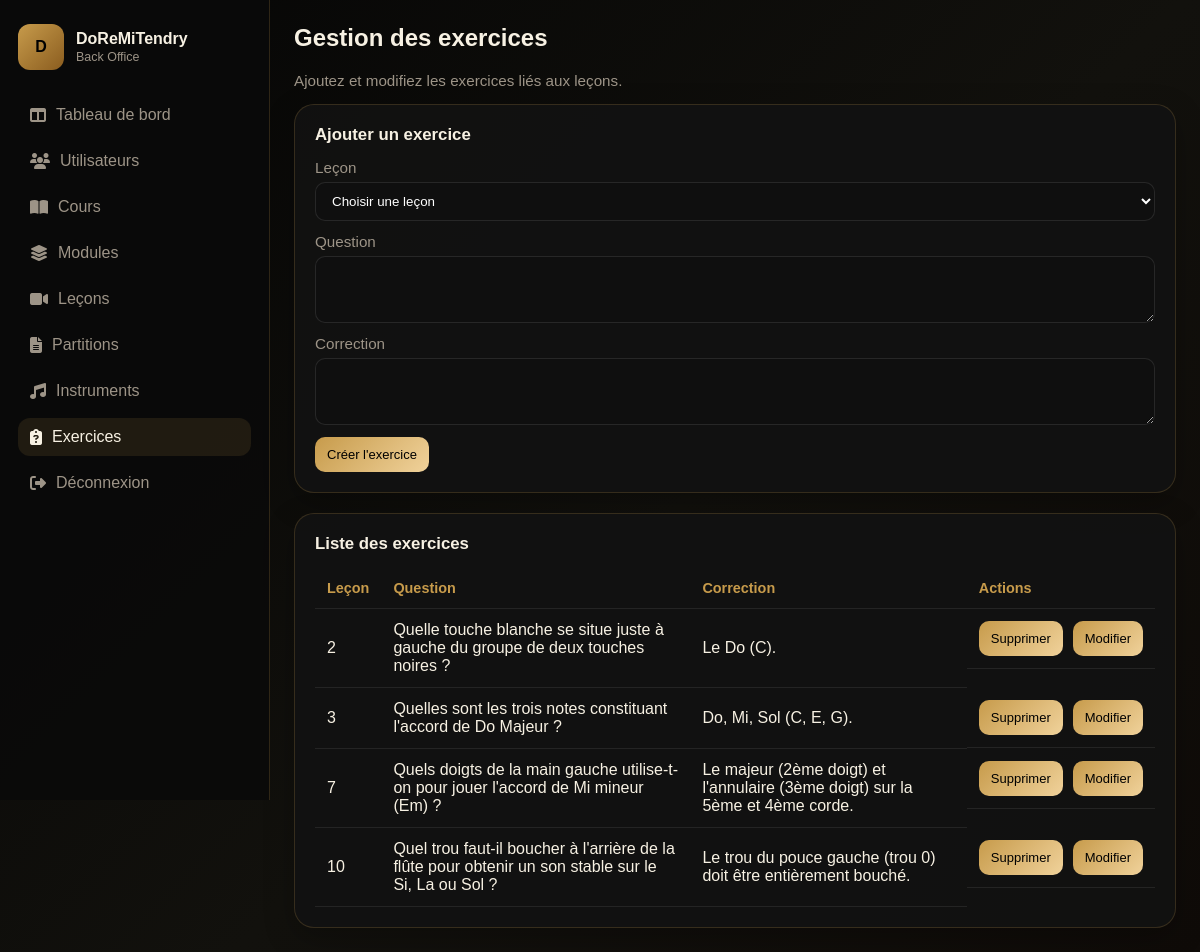
The page /admin/exercices.php (signed in) on the database its author committed.
### tables this page shows
CREATE TABLE IF NOT EXISTS exercices (
  id INT AUTO_INCREMENT PRIMARY KEY,
  lecon_id INT NOT NULL,
  question TEXT NOT NULL,
  correction TEXT,
  FOREIGN KEY (lecon_id) REFERENCES lecons(id)
);

### config/gestion/exercice.php (called while the page is built, shortened)
<?php
class exercice
{
    private PDO $db;
    public function __construct($db)
    {
        $this->db = $db;
    }
    public function getAll(): array
    {
        $sql = 'SELECT * FROM exercices';
        return $this->db->query($sql)->fetchAll(PDO::FETCH_ASSOC);
    }
}
?>

### admin/exercices.php (the view, shortened to what this page needs)
<?php
require_once __DIR__ . '/../config/db.php';
require_once __DIR__ . '/../config/gestion/exercice.php';
$ex = new exercice($pdo);
$editEx = null;
$exercices = $ex->getAll();
?>
<!DOCTYPE html>
<html lang="fr">
<head>
  <link rel="stylesheet" href="admin.css" />
  <link rel="stylesheet" href="https://cdnjs.cloudflare.com/ajax/libs/font-awesome/6.7.2/css/all.min.css" />
</head>
<body>
  <div class="app-shell">
    <aside class="sidebar">
      <div class="brand">
        <div class="brand-mark">D</div>
        <div>
          <h1>DoReMiTendry</h1>
          <p>Back Office</p>
        </div>
      </div>
      <nav>
        <a href="dashboard.php"><i class="fa-solid fa-table-columns"></i> Tableau de bord</a>
        <a href="users.php"><i class="fa-solid fa-users"></i> Utilisateurs</a>
        <a href="courses.php"><i class="fa-solid fa-book-open"></i> Cours</a>
        <a href="modules.php"><i class="fa-solid fa-layer-group"></i> Modules</a>
        <a href="lecons.php"><i class="fa-solid fa-video"></i> Leçons</a>
        <a href="partitions.php"><i class="fa-solid fa-file-lines"></i> Partitions</a>
        <a href="instruments.php"><i class="fa-solid fa-music"></i> Instruments</a>
        <a href="exercices.php" class="active"><i class="fa-solid fa-clipboard-question"></i> Exercices</a>
        <a href="logout.php"><i class="fa-solid fa-right-from-bracket"></i> Déconnexion</a>
      </nav>
    </aside>
    <main class="main">
      <h2 style="margin-top:0;">Gestion des exercices</h2>
      <p class="muted">Ajoutez et modifiez les exercices liés aux leçons.</p>
      <section class="card" style="margin-bottom:20px;">
        <div class="section-title">
          <h3><?= $editEx ? 'Modifier l\'exercice' : 'Ajouter un exercice' ?></h3>
        </div>
        <form method="post">
          <div class="form-group">
            <label>Leçon</label>
            <select name="lecon_id" required>
              <option value="">Choisir une leçon</option>
            </select>
          </div>
          <div class="form-group">
            <label>Question</label>
            <textarea name="question" rows="3" required><?= htmlspecialchars($editEx['question'] ?? '') ?></textarea>
          </div>
          <div class="form-group">
            <label>Correction</label>
            <textarea name="correction" rows="3"><?= htmlspecialchars($editEx['correction'] ?? '') ?></textarea>
          </div>
          <button class="btn btn-gold" type="submit">
            <?= $editEx ? 'Enregistrer les modifications' : 'Créer l\'exercice' ?>
          </button>
        </form>
      </section>
      <section class="card">
        <div class="section-title">
          <h3>Liste des exercices</h3>
        </div>
        <table class="table">
          <thead>
            <tr>
              <th>Leçon</th>
              <th>Question</th>
              <th>Correction</th>
              <th>Actions</th>
            </tr>
          </thead>
          <tbody>
            <?php foreach ($exercices as $item): ?>
              <tr>
                <td><?= htmlspecialchars($item['lecon_id'] ?? '') ?></td>
                <td><?= htmlspecialchars($item['question'] ?? '') ?></td>
                <td><?= htmlspecialchars($item['correction'] ?? '') ?></td>
                <td class="action-btn">
                  <form method="POST" style="display:inline;">
                    <input type="submit" name="suppr" value="Supprimer" class="btn btn-gold" onclick="return confirm('Confirmer la suppression ?')">
                  </form>
                  <a href="exercices.php?id=<?= $item['id'] ?>" class="btn btn-gold">Modifier</a>
                </td>
              </tr>
            <?php endforeach; ?>
          </tbody>
        </table>
      </section>
    </main>
  </div>
</body>
</html>

### admin/admin.css (style rules this page uses)
:root { --bg: #060606; --panel: #121212; --panel-2: #171717; --text: #f7f1e3; --muted: #9d9487; --gold: #c79b4b; --gold-deep: #8b5d1f; --border: rgba(199, 155, 75, 0.2); }
* { box-sizing: border-box; }
body { margin: 0; font-family: 'Poppins', sans-serif; background: linear-gradient(135deg, #050505, #12110d 55%, #0f0b08); color: var(--text); }
a { text-decoration: none; color: inherit; }
.app-shell { display:flex; min-height:100vh; }
.sidebar { width: 270px; background: rgba(10,10,10,.96); border-right:1px solid var(--border); padding:24px 18px; display:flex; flex-direction:column; gap:20px; position:sticky; top:0; height:100vh; }
.brand { display:flex; align-items:center; gap:12px; }
.brand-mark { width:46px; height:46px; border-radius:12px; background:linear-gradient(135deg, var(--gold), var(--gold-deep)); color:#000; display:grid; place-items:center; font-weight:700; }
.brand h1 { font-size:1rem; margin:0; }
.brand p { margin:2px 0 0; color:var(--muted); font-size:.78rem; }
.sidebar nav { display:flex; flex-direction:column; gap:8px; margin-top:6px; }
.sidebar a { display:flex; align-items:center; gap:10px; padding:10px 12px; border-radius:12px; color:var(--muted); transition:.2s ease; }
.sidebar a:hover, .sidebar a.active { background:rgba(199,155,75,.12); color:var(--text); }
.main { flex:1; padding:24px; }
.hero, .card, .stat-card { background:rgba(18,18,18,.9); border:1px solid var(--border); border-radius:20px; box-shadow:0 10px 30px rgba(0,0,0,.25); }
.card { padding:20px; }
.section-title { display:flex; justify-content:space-between; align-items:center; margin-bottom:14px; }
.section-title h3 { margin:0; font-size:1.05rem; }
.table { width:100%; border-collapse:collapse; margin-top:12px; }
.table th, .table td { padding:12px; text-align:left; border-bottom:1px solid rgba(255,255,255,.08); }
.table th { color:var(--gold); font-size:.9rem; }
.form-group { display:flex; flex-direction:column; gap:6px; margin-bottom:12px; }
.form-group label { color:var(--muted); font-size:.95rem; }
.form-group input, .form-group select, .form-group textarea { padding:10px 12px; border-radius:10px; border:1px solid rgba(255,255,255,.1); background:#0f0f0f; color:#fff; }
.btn { display:inline-block; padding:10px 12px; border-radius:10px; border:none; cursor:pointer; font-weight:600; }
.btn-gold { background:linear-gradient(135deg, var(--gold), #f0d29b); color:#000; font-size: small; font-weight: 500; }
.muted { color:#9d9487; font-size:.95rem; }
.action-btn { display:flex; flex-direction:row; gap: 10px; }

### rows shown on the page
exercices: lecon "2", question "Quelle touche blanche se situe juste à gauche du groupe de deux touches noires ?", correction "Le Do (C)."
exercices: lecon "3", question "Quelles sont les trois notes constituant l'accord de Do Majeur ?", correction "Do, Mi, Sol (C, E, G)."
exercices: lecon "7", question "Quels doigts de la main gauche utilise-t-on pour jouer l'accord de Mi mineur (Em) ?", correction "Le majeur (2ème doigt) et l'annulaire (3ème doigt) sur la 5ème et 4ème corde."
exercices: lecon "10", question "Quel trou faut-il boucher à l'arrière de la flûte pour obtenir un son stable sur le Si, La ou Sol ?", correction "Le trou du pouce gauche (trou 0) doit être entièrement bouché."
